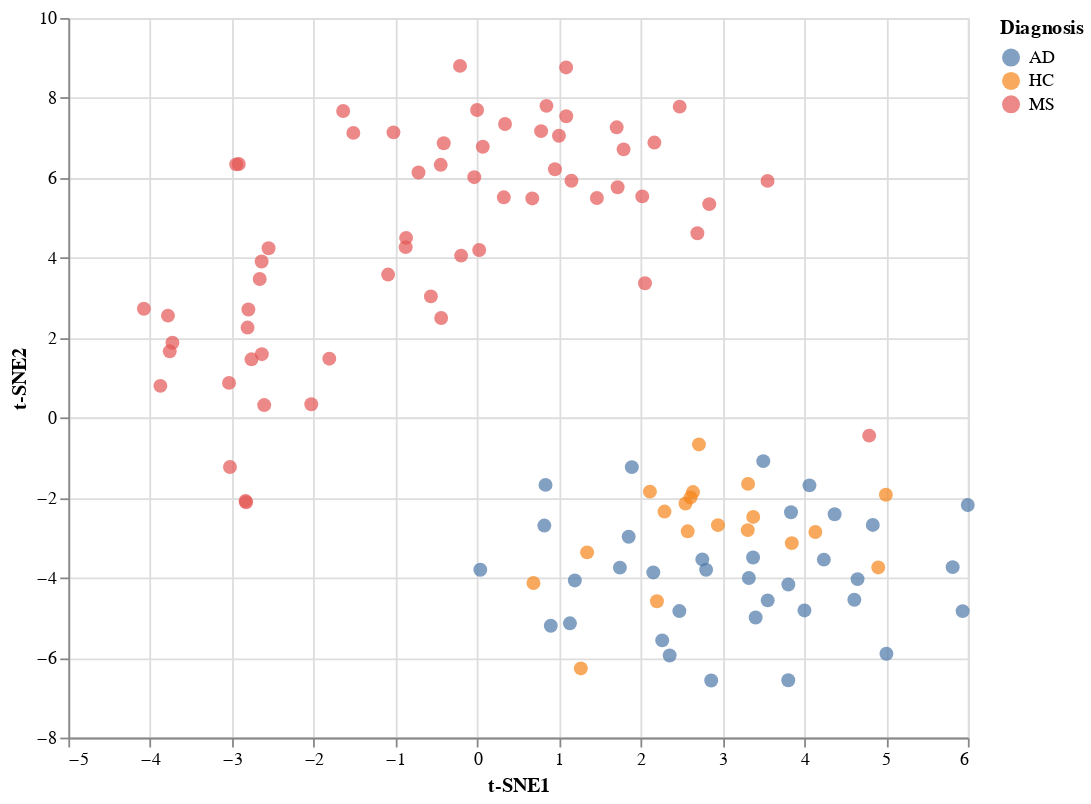

The code cell stored with this chart in its notebook:
### Code cell
#Apply t-SNE!


# Select the feature columns for t-SNE
feature_columns = [f'PC{i}' for i in range(1, n_components + 1)]

# Extract feature data
feature_data = final_df[feature_columns]

# Apply t-SNE
n_components_tsne = 2  #2 components for viz
tsne = TSNE(n_components=n_components_tsne, random_state=42)
tsne_results = tsne.fit_transform(feature_data)

tsne_df = pd.DataFrame(data=tsne_results, columns=[f't-SNE{i}' for i in range(1, n_components_tsne + 1)])

tsne_final_df = pd.concat([final_df[['PatientID', 'Diagnosis']].reset_index(drop=True), tsne_df], axis=1)

scatter_plot = alt.Chart(tsne_final_df).mark_circle(size=60).encode(
    x='t-SNE1',
    y='t-SNE2',
    color='Diagnosis:N',  # Color by Diagnosis
    tooltip=['PatientID', 'Diagnosis']
).properties(
    width=500,
    height=400
)

scatter_plot

### Figure 1 — Vega-Lite specification as saved in the notebook (floating-point values rounded to 4 significant figures)
{"config": {"view": {"continuousWidth": 300, "continuousHeight": 300}}, "data": {"name": "data-84704698483370483481772ecd303027"}, "mark": {"type": "circle", "size": 60}, "encoding": {"color": {"field": "Diagnosis", "type": "nominal"}, "tooltip": [{"field": "PatientID", "type": "quantitative"}, {"field": "Diagnosis", "type": "nominal"}], "x": {"field": "t-SNE1", "type": "quantitative"}, "y": {"field": "t-SNE2", "type": "quantitative"}}, "height": 400, "width": 500, "$schema": "https://vega.github.io/schema/vega-lite/v5.8.0.json", "datasets": {"data-84704698483370483481772ecd303027": [{"PatientID": 72, "Diagnosis": "HC", "t-SNE1": 4.997, "t-SNE2": -1.926}, {"PatientID": 92, "Diagnosis": "AD", "t-SNE1": 3.552, "t-SNE2": -4.568}, {"PatientID": 57, "Diagnosis": "MS", "t-SNE1": -2.833, "t-SNE2": -2.082}, {"PatientID": 102, "Diagnosis": "AD", "t-SNE1": 2.153, "t-SNE2": -3.869}, {"PatientID": 31, "Diagnosis": "MS", "t-SNE1": 2.692, "t-SNE2": 4.615}, {"PatientID": 61, "Diagnosis": "HC", "t-SNE1": 4.904, "t-SNE2": -3.743}, {"PatientID": 97, "Diagnosis": "AD", "t-SNE1": 3.322, "t-SNE2": -4.008}, {"PatientID": 103, "Diagnosis": "AD", "t-SNE1": 2.861, "t-SNE2": -6.572}, {"PatientID": 93, "Diagnosis": "AD", "t-SNE1": 3.405, "t-SNE2": -4.996}, {"PatientID": 29, "Diagnosis": "MS", "t-SNE1": 1.706, "t-SNE2": 7.265}, {"PatientID": 52, "Diagnosis": "MS", "t-SNE1": 0.068, "t-SNE2": 6.778}, {"PatientID": 105, "Diagnosis": "AD", "t-SNE1": 2.353, "t-SNE2": -5.948}, {"PatientID": 34, "Diagnosis": "MS", "t-SNE1": -0.4465, "t-SNE2": 6.327}, {"PatientID": 60, "Diagnosis": "MS", "t-SNE1": -3.76, "t-SNE2": 1.662}, {"PatientID": 8, "Diagnosis": "MS", "t-SNE1": -2.809, "t-SNE2": 2.256}, {"PatientID": 70, "Diagnosis": "HC", "t-SNE1": 2.198, "t-SNE2": -4.589}, {"PatientID": 80, "Diagnosis": "AD", "t-SNE1": 3.498, "t-SNE2": -1.085}, {"PatientID": 82, "Diagnosis": "AD", "t-SNE1": 4.063, "t-SNE2": -1.691}, {"PatientID": 11, "Diagnosis": "MS", "t-SNE1": -1.024, "t-SNE2": 7.138}, {"PatientID": 45, "Diagnosis": "MS", "t-SNE1": 0.3402, "t-SNE2": 7.348}, {"PatientID": 23, "Diagnosis": "MS", "t-SNE1": -2.552, "t-SNE2": 4.24}, {"PatientID": 58, "Diagnosis": "MS", "t-SNE1": 0.9995, "t-SNE2": 7.053}, {"PatientID": 96, "Diagnosis": "AD", "t-SNE1": 3.804, "t-SNE2": -6.565}, {"PatientID": 14, "Diagnosis": "MS", "t-SNE1": -2.029, "t-SNE2": 0.3387}, {"PatientID": 111, "Diagnosis": "AD", "t-SNE1": 0.8352, "t-SNE2": -1.679}, {"PatientID": 40, "Diagnosis": "MS", "t-SNE1": 2.052, "t-SNE2": 3.364}, {"PatientID": 81, "Diagnosis": "AD", "t-SNE1": 5.004, "t-SNE2": -5.904}, {"PatientID": 26, "Diagnosis": "MS", "t-SNE1": -2.605, "t-SNE2": 0.3175}, {"PatientID": 73, "Diagnosis": "HC", "t-SNE1": 2.638, "t-SNE2": -1.859}, {"PatientID": 114, "Diagnosis": "AD", "t-SNE1": 4.371, "t-SNE2": -2.413}, {"PatientID": 66, "Diagnosis": "HC", "t-SNE1": 4.135, "t-SNE2": -2.857}, {"PatientID": 75, "Diagnosis": "HC", "t-SNE1": 3.308, "t-SNE2": -2.81}, {"PatientID": 38, "Diagnosis": "MS", "t-SNE1": -0.4098, "t-SNE2": 6.865}, {"PatientID": 12, "Diagnosis": "MS", "t-SNE1": 0.7811, "t-SNE2": 7.171}, {"PatientID": 112, "Diagnosis": "AD", "t-SNE1": 3.837, "t-SNE2": -2.363}, {"PatientID": 46, "Diagnosis": "MS", "t-SNE1": -2.826, "t-SNE2": -2.112}, {"PatientID": 20, "Diagnosis": "MS", "t-SNE1": 1.089, "t-SNE2": 7.542}, {"PatientID": 74, "Diagnosis": "HC", "t-SNE1": 2.29, "t-SNE2": -2.346}, {"PatientID": 1, "Diagnosis": "MS", "t-SNE1": 0.8466, "t-SNE2": 7.802}, {"PatientID": 79, "Diagnosis": "HC", "t-SNE1": 2.944, "t-SNE2": -2.686}, {"PatientID": 2, "Diagnosis": "MS", "t-SNE1": -2.636, "t-SNE2": 3.908}, {"PatientID": 17, "Diagnosis": "MS", "t-SNE1": -0.2104, "t-SNE2": 8.802}, {"PatientID": 43, "Diagnosis": "MS", "t-SNE1": 2.476, "t-SNE2": 7.783}, {"PatientID": 110, "Diagnosis": "AD", "t-SNE1": 2.472, "t-SNE2": -4.836}, {"PatientID": 25, "Diagnosis": "MS", "t-SNE1": -2.799, "t-SNE2": 2.709}, {"PatientID": 54, "Diagnosis": "MS", "t-SNE1": -1.639, "t-SNE2": 7.673}, {"PatientID": 32, "Diagnosis": "MS", "t-SNE1": -0.8751, "t-SNE2": 4.268}, {"PatientID": 76, "Diagnosis": "HC", "t-SNE1": 3.375, "t-SNE2": -2.481}, {"PatientID": 108, "Diagnosis": "AD", "t-SNE1": 5.814, "t-SNE2": -3.737}, {"PatientID": 18, "Diagnosis": "MS", "t-SNE1": 1.087, "t-SNE2": 8.763}, {"PatientID": 4, "Diagnosis": "MS", "t-SNE1": -0.001708, "t-SNE2": 7.698}, {"PatientID": 62, "Diagnosis": "HC", "t-SNE1": 2.547, "t-SNE2": -2.144}, {"PatientID": 51, "Diagnosis": "MS", "t-SNE1": -3.035, "t-SNE2": 0.872}, {"PatientID": 95, "Diagnosis": "AD", "t-SNE1": 0.8995, "t-SNE2": -5.201}, {"PatientID": 37, "Diagnosis": "MS", "t-SNE1": -2.66, "t-SNE2": 3.472}, {"PatientID": 91, "Diagnosis": "AD", "t-SNE1": 1.891, "t-SNE2": -1.235}, {"PatientID": 7, "Diagnosis": "MS", "t-SNE1": 1.717, "t-SNE2": 5.765}, {"PatientID": 49, "Diagnosis": "MS", "t-SNE1": -3.782, "t-SNE2": 2.554}, {"PatientID": 63, "Diagnosis": "HC", "t-SNE1": 3.847, "t-SNE2": -3.136}, {"PatientID": 90, "Diagnosis": "AD", "t-SNE1": 2.799, "t-SNE2": -3.802}, {"PatientID": 24, "Diagnosis": "MS", "t-SNE1": -0.7178, "t-SNE2": 6.136}, {"PatientID": 113, "Diagnosis": "AD", "t-SNE1": 2.753, "t-SNE2": -3.543}, {"PatientID": 9, "Diagnosis": "MS", "t-SNE1": 0.02404, "t-SNE2": 4.197}, {"PatientID": 42, "Diagnosis": "MS", "t-SNE1": 1.464, "t-SNE2": 5.497}, {"PatientID": 16, "Diagnosis": "MS", "t-SNE1": -3.024, "t-SNE2": -1.233}, {"PatientID": 100, "Diagnosis": "AD", "t-SNE1": 2.262, "t-SNE2": -5.568}, {"PatientID": 98, "Diagnosis": "AD", "t-SNE1": 4.002, "t-SNE2": -4.819}, {"PatientID": 21, "Diagnosis": "MS", "t-SNE1": 1.152, "t-SNE2": 5.929}, {"PatientID": 47, "Diagnosis": "MS", "t-SNE1": 0.9505, "t-SNE2": 6.217}, {"PatientID": 13, "Diagnosis": "MS", "t-SNE1": -2.916, "t-SNE2": 6.348}, {"PatientID": 39, "Diagnosis": "MS", "t-SNE1": 2.838, "t-SNE2": 5.344}, {"PatientID": 65, "Diagnosis": "HC", "t-SNE1": 1.344, "t-SNE2": -3.367}, {"PatientID": 48, "Diagnosis": "MS", "t-SNE1": -0.8699, "t-SNE2": 4.5}, {"PatientID": 36, "Diagnosis": "MS", "t-SNE1": 2.018, "t-SNE2": 5.538}, {"PatientID": 99, "Diagnosis": "AD", "t-SNE1": 1.193, "t-SNE2": -4.069}, {"PatientID": 64, "Diagnosis": "HC", "t-SNE1": 0.6876, "t-SNE2": -4.133}, {"PatientID": 50, "Diagnosis": "MS", "t-SNE1": -2.634, "t-SNE2": 1.591}, {"PatientID": 71, "Diagnosis": "HC", "t-SNE1": 2.711, "t-SNE2": -0.6667}, {"PatientID": 101, "Diagnosis": "AD", "t-SNE1": 5.936, "t-SNE2": -4.836}, {"PatientID": 83, "Diagnosis": "AD", "t-SNE1": 5.999, "t-SNE2": -2.182}, {"PatientID": 19, "Diagnosis": "MS", "t-SNE1": -2.761, "t-SNE2": 1.462}, {"PatientID": 33, "Diagnosis": "MS", "t-SNE1": -3.875, "t-SNE2": 0.7978}, {"PatientID": 67, "Diagnosis": "HC", "t-SNE1": 3.312, "t-SNE2": -1.654}, {"PatientID": 55, "Diagnosis": "MS", "t-SNE1": 4.793, "t-SNE2": -0.4473}, {"PatientID": 88, "Diagnosis": "AD", "t-SNE1": 4.837, "t-SNE2": -2.68}, {"PatientID": 107, "Diagnosis": "AD", "t-SNE1": 4.612, "t-SNE2": -4.552}, {"PatientID": 85, "Diagnosis": "AD", "t-SNE1": 3.373, "t-SNE2": -3.495}, {"PatientID": 3, "Diagnosis": "MS", "t-SNE1": -4.076, "t-SNE2": 2.727}, {"PatientID": 35, "Diagnosis": "MS", "t-SNE1": -2.948, "t-SNE2": 6.338}, {"PatientID": 53, "Diagnosis": "MS", "t-SNE1": 3.55, "t-SNE2": 5.925}, {"PatientID": 106, "Diagnosis": "AD", "t-SNE1": 1.852, "t-SNE2": -2.977}, {"PatientID": 28, "Diagnosis": "MS", "t-SNE1": 2.167, "t-SNE2": 6.883}, {"PatientID": 87, "Diagnosis": "AD", "t-SNE1": 0.03729, "t-SNE2": -3.802}, {"PatientID": 30, "Diagnosis": "MS", "t-SNE1": 0.673, "t-SNE2": 5.487}, {"PatientID": 89, "Diagnosis": "AD", "t-SNE1": 3.805, "t-SNE2": -4.17}, {"PatientID": 69, "Diagnosis": "HC", "t-SNE1": 2.112, "t-SNE2": -1.848}, {"PatientID": 56, "Diagnosis": "MS", "t-SNE1": -0.5666, "t-SNE2": 3.036}, {"PatientID": 27, "Diagnosis": "MS", "t-SNE1": -1.809, "t-SNE2": 1.478}, {"PatientID": 68, "Diagnosis": "HC", "t-SNE1": 2.609, "t-SNE2": -1.992}, {"PatientID": 41, "Diagnosis": "MS", "t-SNE1": -3.727, "t-SNE2": 1.877}, {"PatientID": 15, "Diagnosis": "MS", "t-SNE1": -1.09, "t-SNE2": 3.582}, {"PatientID": 86, "Diagnosis": "AD", "t-SNE1": 0.8206, "t-SNE2": -2.696}, {"PatientID": 104, "Diagnosis": "AD", "t-SNE1": 1.134, "t-SNE2": -5.142}, {"PatientID": 94, "Diagnosis": "AD", "t-SNE1": 1.745, "t-SNE2": -3.749}, {"PatientID": 6, "Diagnosis": "MS", "t-SNE1": -1.515, "t-SNE2": 7.126}, {"PatientID": 59, "Diagnosis": "MS", "t-SNE1": -0.1968, "t-SNE2": 4.056}, {"PatientID": 78, "Diagnosis": "HC", "t-SNE1": 1.267, "t-SNE2": -6.27}, {"PatientID": 5, "Diagnosis": "MS", "t-SNE1": -0.03607, "t-SNE2": 6.018}, {"PatientID": 22, "Diagnosis": "MS", "t-SNE1": 1.79, "t-SNE2": 6.714}, {"PatientID": 77, "Diagnosis": "HC", "t-SNE1": 2.574, "t-SNE2": -2.841}, {"PatientID": 44, "Diagnosis": "MS", "t-SNE1": 0.3251, "t-SNE2": 5.515}, {"PatientID": 10, "Diagnosis": "MS", "t-SNE1": -0.4407, "t-SNE2": 2.495}, {"PatientID": 84, "Diagnosis": "AD", "t-SNE1": 4.239, "t-SNE2": -3.548}, {"PatientID": 109, "Diagnosis": "AD", "t-SNE1": 4.651, "t-SNE2": -4.035}]}}
